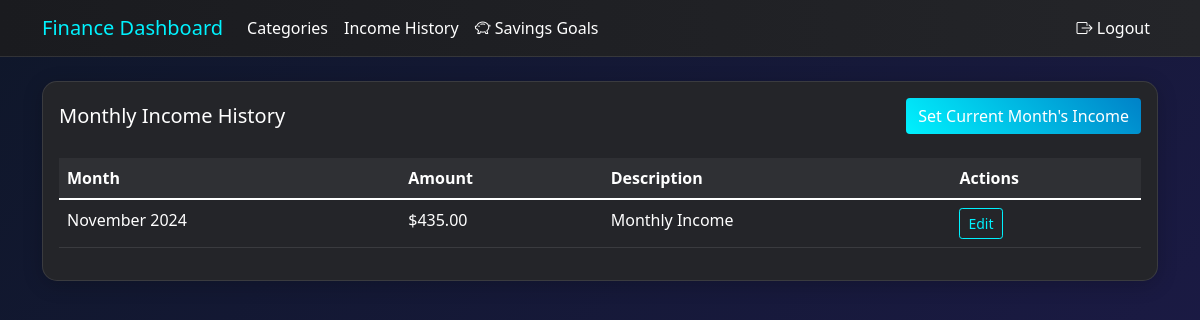
/monthly-income-history/ (signed in), run on the app's committed database.
### myapp/models.py (models this page shows, shortened)
class MonthlyIncome(models.Model):
    user = models.ForeignKey(User, on_delete=models.CASCADE)
    amount = models.DecimalField(max_digits=10, decimal_places=2)
    month = models.DateField()  # Will store first day of each month
    description = models.CharField(max_length=200, default="Monthly Income")
    created_at = models.DateTimeField(default=timezone.now)
    class Meta:
        ordering = ['-month']  # Show latest months first
    def get_month_display(self):
        return self.month.strftime('%B %Y')

### myapp/views.py (the view)
# urls.py: path('monthly-income-history/', views.monthly_income_history, name='monthly_income_history'),
@login_required
def monthly_income_history(request):
    incomes = MonthlyIncome.objects.filter(user=request.user)
    context = {
        'incomes': incomes,
        'current_month': timezone.now().replace(day=1)
    }
    return render(request, 'monthly_income_history.html', context)

### templates/monthly_income_history.html
{% extends 'base.html' %}
{% block content %}
<div class="card">
    <div class="card-body">
        <h5 class="card-title d-flex justify-content-between align-items-center">
            Monthly Income History
            <a href="{% url 'set_monthly_income' %}" class="btn btn-primary">Set Current Month's Income</a>
        </h5>
        <div class="table-responsive mt-4">
            <table class="table">
                <thead>
                    <tr>
                        <th>Month</th>
                        <th>Amount</th>
                        <th>Description</th>
                        <th>Actions</th>
                    </tr>
                </thead>
                <tbody>
                    {% for income in incomes %}
                    <tr>
                        <td>{{ income.get_month_display }}</td>
                        <td>${{ income.amount }}</td>
                        <td>{{ income.description }}</td>
                        <td>
                            <a href="{% url 'set_monthly_income' %}?month={{ income.month|date:'Y-m-d' }}"
                               class="btn btn-sm btn-outline-primary">Edit</a>
                        </td>
                    </tr>
                    {% empty %}
                    <tr>
                        <td colspan="4" class="text-center">No income records found</td>
                    </tr>
                    {% endfor %}
                </tbody>
            </table>
        </div>
    </div>
</div>
{% endblock %}

### static/css/style.css (style rules this page uses)
:root { --primary-color: #00f2fe; --primary-dark: #0082c8; --success-color: #00ff9d; --info-color: #4facfe; --warning-color: #ffd166; --danger-color: #ff6b6b; --dark-bg: #1a1b1f; --card-bg: #242529; --text-primary: #ffffff; --text-secondary: #b3b3b3; --border-color: rgba(255, 255, 255, 0.1); }
body { background: linear-gradient(135deg, #0f172a 0%, #1e1b4b 100%); min-height: 100vh; color: var(--text-primary); }
.card { background: var(--card-bg); border: 1px solid var(--border-color); border-radius: 15px; box-shadow: 0 4px 20px rgba(0, 0, 0, 0.2); }
.card-title { color: var(--text-primary); }
.table { background: var(--card-bg); color: var(--text-primary); }
.table thead th { background: rgba(255, 255, 255, 0.05); color: var(--text-primary); border-bottom: 1px solid var(--border-color); }
.table tbody tr { border-bottom: 1px solid var(--border-color); }
.btn-primary { background: linear-gradient(45deg, var(--primary-color), var(--primary-dark)); border: none; }
.btn-outline-primary { color: var(--primary-color); border-color: var(--primary-color); }

### data on the page
MonthlyIncome: month "November 2024", amount "435.00", description "Monthly Income"
